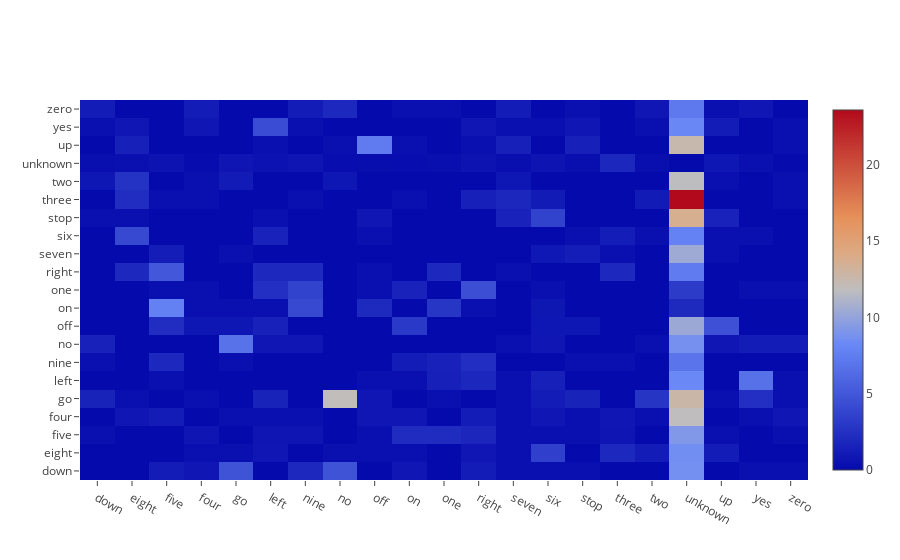

This figure's notebook cell:
### Markdown cell above
#### Architecture 3

### Code cell
cm = confusion_matrix(labels, n_arch3_labels)
cm = cm.astype('float') / cm.sum(axis=1)[:, np.newaxis] * 100
np.fill_diagonal(cm, 0)
py.iplot([go.Heatmap(z=cm, x=encoder.classes_, y=encoder.classes_)], filename='n_arch3_error_matrix')

### Figure 1 — Plotly figure (JSON) as saved in the notebook; plotly's stock layout.template omitted (floating-point values rounded to 4 significant figures; data arrays with more than 128 entries replaced by an {"elided": "..."} marker saying what was removed)
{"data": [{"type": "heatmap", "x": ["down", "eight", "five", "four", "go", "left", "nine", "no", "off", "on", "one", "right", "seven", "six", "stop", "three", "two", "unknown", "up", "yes", "zero"], "y": ["down", "eight", "five", "four", "go", "left", "nine", "no", "off", "on", "one", "right", "seven", "six", "stop", "three", "two", "unknown", "up", "yes", "zero"], "z": {"elided": "21x21 float values"}}], "layout": {}}
